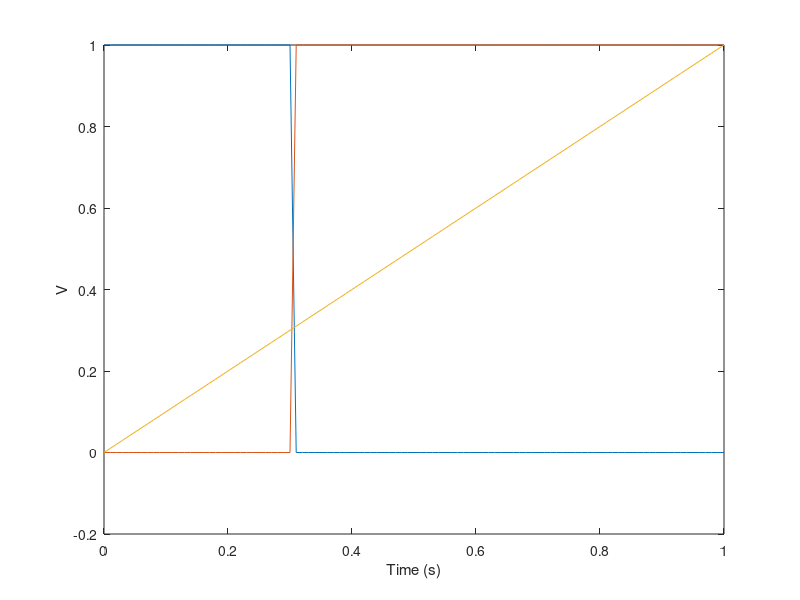

Here is the MATLAB script that generated this plot:
data = csvread("dcSweep.csv", 1, 0);
x = data(:,1);
v1 = data(:,2);
v2 = data(:,3);
v3 = data(:,4);

figure
plot(x, v1);
xlabel('Time (s)');
ylabel('V');

hold on

plot(x, v2);
plot(x, v3);

hold off